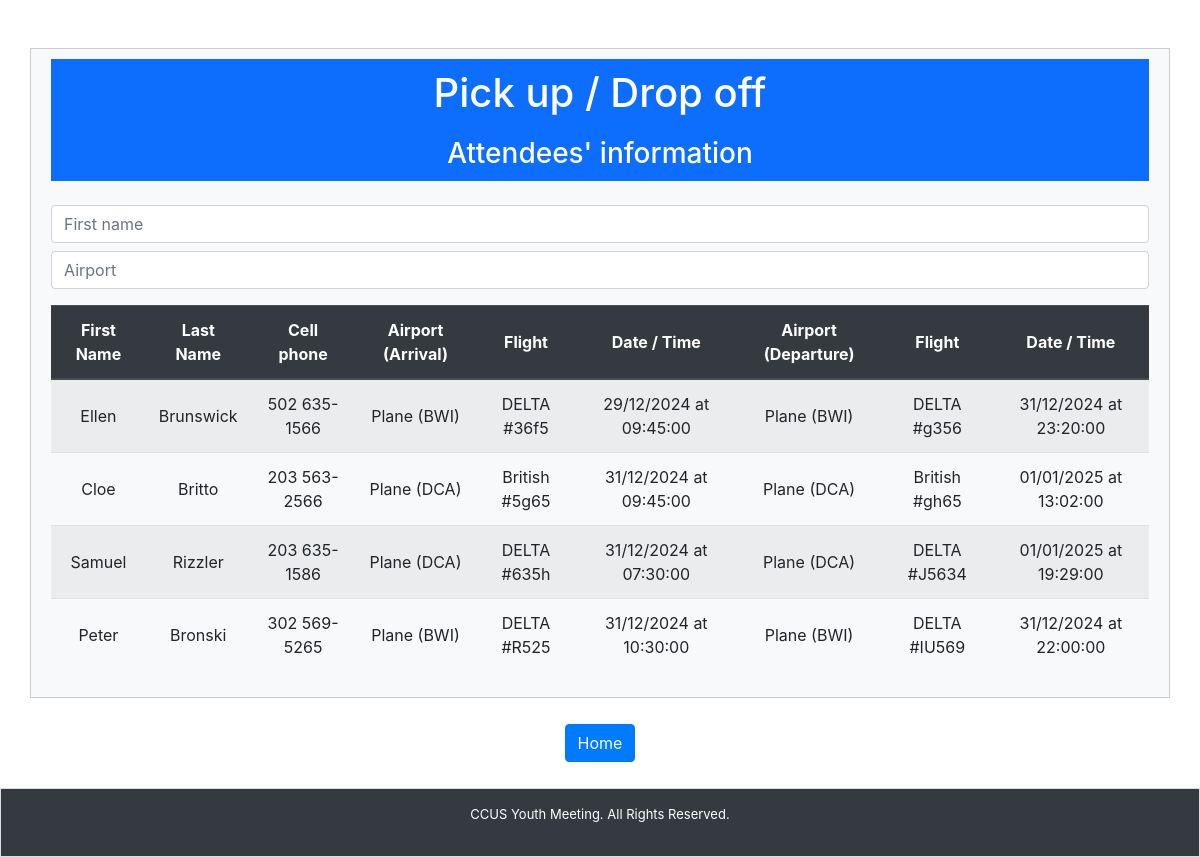
Screenshot of /drive with the database file from the repository.
### tables this page shows
CREATE TABLE "form_responses" (
"Carimbo de data/hora" TEXT,
  "Email" TEXT,
  "Last name" TEXT,
  "First name" TEXT,
  "Church of origin" TEXT,
  "Cell phone #" TEXT,
  "Age" TEXT,
  "Gender" TEXT,
  "Airport of arrival (if arriving by car, please select Car)" TEXT,
  "Airline name and flight - Arrival # (if by plane)" TEXT,
  "Arrival date" TEXT,
  "Arrival time" TEXT,
  "Airport of departure (if departing by car, please select Car)" TEXT,
  "Airline name and flight - Departure # (if by plane)" TEXT,
  "Departure date" TEXT,
  "Departure time" TEXT,
  "Where will you be staying?" TEXT,
  "Please to inform additional notes, if needed:" TEXT
);

### app.py (the view)
@app.route('/drive')
def drive():
    try:
        drive_attendees = get_drive_attendees()
        return render_template('pickup.html', attendees=drive_attendees)
    except Exception as e:
        logging.error(f"Error rendering drive page: {e}")
        return jsonify({"error": "Internal Server Error"}), 500

### app.py (called while the page is built)
def get_drive_attendees():
    try:
        conn1 = sqlite3.connect(SPREADSHEET_ID['Spreadsheet1']['db_file'])
        attendees_df = pd.read_sql_query("SELECT * FROM form_responses", conn1)
        conn1.close()
        drive_attendees = attendees_df[
            attendees_df["Airport of arrival (if arriving by car, please select Car)"].isin([
                'Plane (BWI)', 'Plane (DCA)'])
        ]
        logging.info(f"Filtered Drive Attendees DataFrame: {len(drive_attendees)} records.")
        return drive_attendees.to_dict('records')
    except Exception as e:
        logging.error(f"Error retrieving drive attendees: {e}")
        return []

### templates/pickup.html (shortened to what this page needs)
<!DOCTYPE html>
<html lang="eng">
    <head>
        <link rel="stylesheet" href="https://stackpath.bootstrapcdn.com/bootstrap/4.5.2/css/bootstrap.min.css">
        <link href="{{ url_for('static', filename='style.css') }}" rel="stylesheet">
    </head>
    <body>
        <div class="container mt-5 mainbody">
            <div class="text-center mb-4">
                <h1 class="centered">Pick up / Drop off</h1>
                <h3 class="centered">Attendees' information</h3>
            </div>
            <div class="mb-3">
                <input autocomplete="off" id="searchFirstName" type="text" class="form-control mb-2" placeholder="First name" onkeyup="searchTable()">
                <input autocomplete="off" id="searchAirportArrival" type="text" class="form-control" placeholder="Airport" onkeyup="searchTable()">
            </div>
            <table id="attendeeTable" class="table table-striped table-hover">
                <thead class="thead-dark">
                    <tr >
                        <th class="text-center align-middle">First Name</th>
                        <th class="text-center align-middle">Last Name</th>
                        <th class="text-center align-middle">Cell phone</th>
                        <th class="text-center align-middle">Airport (Arrival)</th>
                        <th class="text-center align-middle">Flight</th>
                        <th class="text-center align-middle">Date / Time</th>
                        <th class="text-center align-middle">Airport (Departure)</th>
                        <th class="text-center align-middle">Flight</th>
                        <th class="text-center align-middle">Date / Time</th>
                    </tr>
                </thead>
                <tbody>
                    {% for attendee in attendees  %}
                    <tr>
                        <td class="text-center align-middle">{{ attendee['First name'] }}</td>
                        <td class="text-center align-middle">{{ attendee['Last name'] }}</td>
                        <td class="text-center align-middle">{{ attendee['Cell phone #'] }}</td>
                        <td class="text-center align-middle">{{ attendee['Airport of arrival (if arriving by car, please select Car)'] }}</td>
                        <td class="text-center align-middle">{{ attendee['Airline name and flight - Arrival # (if by plane)'] }}</td>
                        <td class="text-center align-middle">{{ attendee['Arrival date'] }} at {{ attendee['Arrival time'] }}</td>
                        <td class="text-center align-middle">{{ attendee['Airport of departure (if departing by car, please select Car)'] }}</td>
                        <td class="text-center align-middle">{{ attendee['Airline name and flight - Departure # (if by plane)'] }}</td>
                        <td class="text-center align-middle">{{ attendee['Departure date'] }} at {{ attendee['Departure time'] }}</td>
                    </tr>
                    {% endfor %}
                </tbody>
            </table>
        </div>
        <div class="centered_button">
            <button type="button" class="btn btn-primary" id="home">Home</button>
        </div>
        <footer class="footer bg-dark text-white text-center py-3 mt-3">
            <p>CCUS Youth Meeting. All Rights Reserved.</p>
        </footer>
    </body>
</html>

### static/style.css (style rules this page uses)
.centered { color: white; text-align: center; padding: 10px; margin: auto; border: 1x solid #ddd; background-color: #0d6efd; }
.mainbody { font-size: medium; line-height: 1.5; text-align: center; border: 1px solid #ccc; padding: 10px 20px; background-color: #f8f9fa }
.footer { font-size: small; padding: 5px 10px; background-color: #0d6efd; color: white; border: 1px solid #ddd; text-align: center; }
.centered_button { color: white; text-align: center; padding: 10px; margin: auto; border: 1x solid #ddd; }

### rows the page displays
form_responses: First name "Ellen", Last name "Brunswick", attendee "502 635-1566", attendee "Plane (BWI)", attendee "DELTA #36f5", Arrival date "29/12/2024", Arrival time "09:45:00", attendee "DELTA #g356", Departure date "31/12/2024", Departure time "23:20:00"
form_responses: First name "Cloe", Last name "Britto", attendee "203 563-2566", attendee "Plane (DCA)", attendee "British #5g65", Arrival date "31/12/2024", Arrival time "09:45:00", attendee "British #gh65", Departure date "01/01/2025", Departure time "13:02:00"
form_responses: First name "Samuel", Last name "Rizzler", attendee "203 635-1586", attendee "Plane (DCA)", attendee "DELTA #635h", Arrival date "31/12/2024", Arrival time "07:30:00", attendee "DELTA #J5634", Departure date "01/01/2025", Departure time "19:29:00"
form_responses: First name "Peter", Last name "Bronski", attendee "302 569-5265", attendee "Plane (BWI)", attendee "DELTA #R525", Arrival date "31/12/2024", Arrival time "10:30:00", attendee "DELTA #IU569", Departure date "31/12/2024", Departure time "22:00:00"
